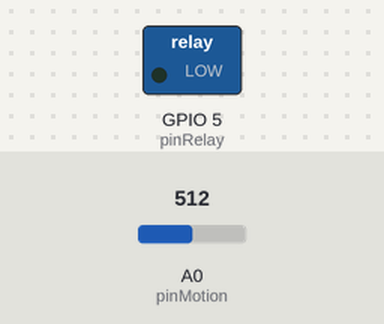
Bench run of a sketch on a simulated ESP8266 (NodeMCU). Parts: switched loads named in the sketch (green lamp = pin HIGH). Inputs (shaded band) come from the test bench; at power-on: A0 (pinMotion) = 512. WiFi joins after 1.5 s; servers stay silent unless stated; what the sketch prints to the serial monitor is not drawn.

Above: at 2.7 s.
2.8 s: A0 (pinMotion) set to 525
At 3.3 s:
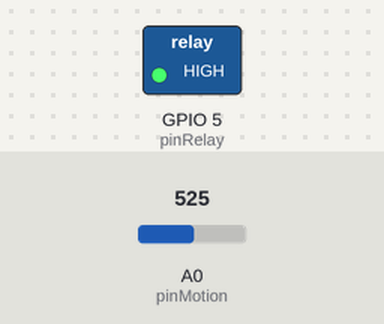
Timing chart, 0 to 5.8 s (numbered marks = the images above; inputs shaded):
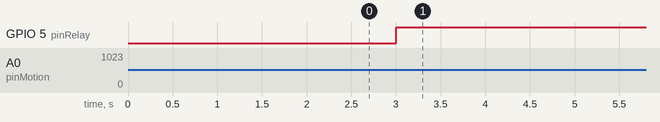

Measured:
- the behaviour switches between 512 and 513 on A0 (pinMotion) (found by bisection; images 0 and 1)
- after the input at 2.8 s, GPIO 5 (pinRelay): LOW → HIGH after 0.20 s

The sketch:

motion.ino
```cpp
#include <ESP8266WiFi.h>
#include <ESP8266WebServer.h>
#define pinRelay 5
#define pinMotion A0
#define onDuration 180//Seconds 2X
#define occupancyDuration 60

char wifiSSID[]="bme5757";
char password[]="eelab5757";

int motion=0;
int state;
int occupancy;
int timer=0;

ESP8266WebServer server(80);

void setup() {
  // put your setup code here, to run once:
  pinMode(pinRelay,OUTPUT);
  pinMode(pinMotion,INPUT);
  WiFi.begin(wifiSSID,password);

  while(WiFi.status()!=WL_CONNECTED)
  {
    delay(500);
  }
  server.on("/light",turnOn);
  server.on("/occupancy",occupy);
  server.begin();
  state=0;
  occupancy=0;
  timer=onDuration;

  Serial.begin(9600);
  Serial.println(WiFi.localIP());
  Serial.println(WiFi.macAddress());


}

void loop() {
  // put your main code here, to run repeatedly:
  server.handleClient();

  motion=analogRead(pinMotion);

  if(state==0 && motion>512)
  {
    state=1;
    occupancy=1;
    timer=onDuration;
    digitalWrite(pinRelay,HIGH);
  }
  else if(state==1 && motion>512)
  {
    state=1;
    occupancy=1;
    timer=onDuration;
  }
  else if(state==1 && motion<=512)
  {
    timer=timer-1;
  }
  if(timer==0)
  {
    state=0;
    digitalWrite(pinRelay,LOW);
  }
  if(timer==onDuration-occupancyDuration)
  {
    occupancy=0;
  }

  delay(500);
}

void turnOn()
{
  if(server.arg("on")=="1")
  {
    digitalWrite(pinRelay,HIGH);
    server.send(200,"text/plain","1");
    state=1;
    timer=onDuration;
  }
  else if(server.arg("on")=="0")
  {
    digitalWrite(pinRelay,LOW);
    server.send(200,"text/plain","0");
    state=0;
  }
  else if(server.arg("on")=="2")
  {
    server.send(200,"text/plain",(String)state);
  }
}

void occupy()
{
  server.send(200,"text/plain",(String)occupancy);
}
```
